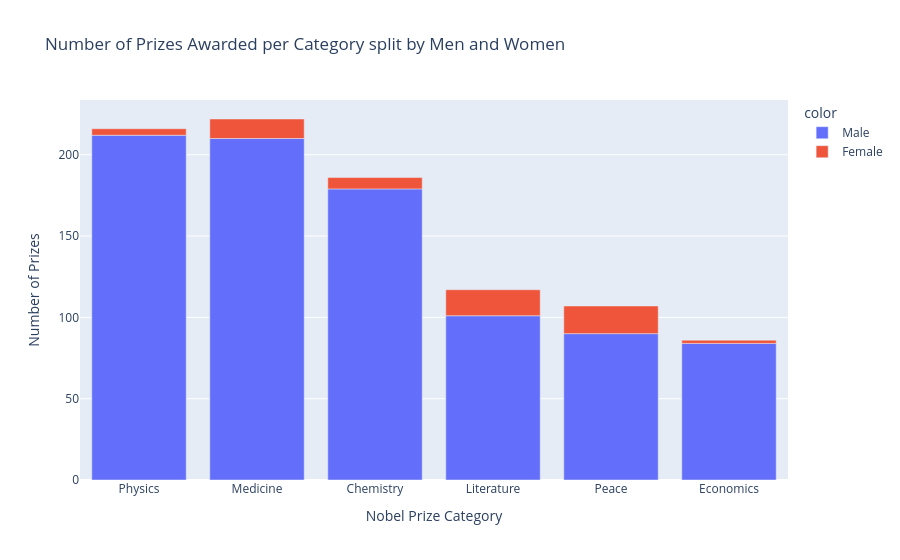

Notebook source saved alongside this figure:
### Code cell
plt.figure(figsize=(8,4))

v_bar_split = px.bar(x = cat_men_women.category,
                     y = cat_men_women.prize,
                     color = cat_men_women.sex,
                     title='Number of Prizes Awarded per Category split by Men and Women')
 
v_bar_split.update_layout(xaxis_title='Nobel Prize Category', 
                          yaxis_title='Number of Prizes')
v_bar_split.show()

### Figure 1 — Plotly figure (JSON) as saved in the notebook; plotly's stock layout.template omitted (floating-point values rounded to 4 significant figures)
{"data": [{"hovertemplate": "color=Male<br>x=%{x}<br>y=%{y}<extra></extra>", "legendgroup": "Male", "marker": {"color": "#636efa", "pattern": {"shape": ""}}, "name": "Male", "orientation": "v", "showlegend": true, "textposition": "auto", "type": "bar", "x": ["Physics", "Medicine", "Chemistry", "Literature", "Peace", "Economics"], "xaxis": "x", "y": [212, 210, 179, 101, 90, 84], "yaxis": "y"}, {"hovertemplate": "color=Female<br>x=%{x}<br>y=%{y}<extra></extra>", "legendgroup": "Female", "marker": {"color": "#EF553B", "pattern": {"shape": ""}}, "name": "Female", "orientation": "v", "showlegend": true, "textposition": "auto", "type": "bar", "x": ["Peace", "Literature", "Medicine", "Chemistry", "Physics", "Economics"], "xaxis": "x", "y": [17, 16, 12, 7, 4, 2], "yaxis": "y"}], "layout": {"autosize": true, "barmode": "relative", "legend": {"title": {"text": "color"}, "tracegroupgap": 0}, "title": {"text": "Number of Prizes Awarded per Category split by Men and Women"}, "xaxis": {"anchor": "y", "autorange": true, "domain": [0, 1], "range": [-0.5, 5.5], "title": {"text": "Nobel Prize Category"}, "type": "category"}, "yaxis": {"anchor": "x", "autorange": true, "domain": [0, 1], "range": [0, 233.7], "title": {"text": "Number of Prizes"}, "type": "linear"}}}
